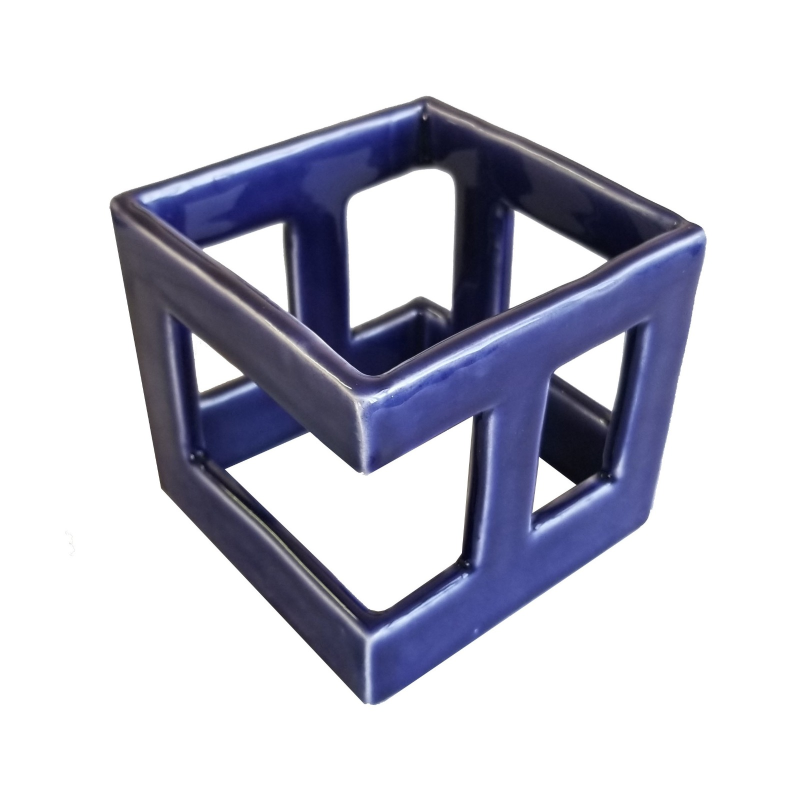
%> input picture 3d.jpg, 1600 x 1599 px (shown at 1/2 size)
$ octave lab5calibprep.m   (GNU Octave 9; MATLAB toolbox functions it lacks are replaced by stand-ins)
%> lines starting %> are read from the running program, lines starting %| are printed output that depends on the picture; in (x1, y1, x2, y2) boxes, pixels count from 0 and x2, y2 are one past the last pixel; in counts of white or black regions, pixels touching at a corner belong together; the program's own positions count from 1
img=imread("3d.jpg");
%> img is the input picture: size 1599x1600x3 uint8; mean R, G, B 199.7, 200.2, 211.4
[r,c,ch]=size(img);
%> r = 1599; c = 1600; ch = 3
if ch==3
img=rgb2gray(img);
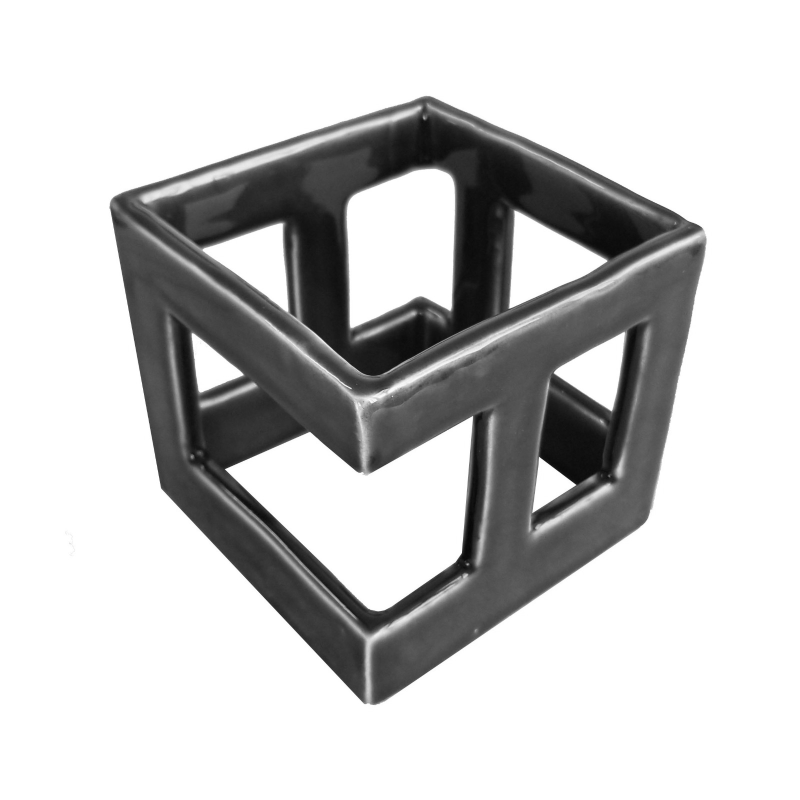
%> img: size 1599x1600 uint8 (shown at 1/2 size); min 5, max 255, mean 201.3
end
H=detectHarrisFeatures(img);
%> H = 54 points; strongest (x, y): (452, 939), (1152, 971), (1080, 916), (945, 834), (1109, 746)
%%%%%%HARRIS CORNER DETECTION%%%%%%%%%%%%
figure
imshow(img);hold on
plot(H)
title("Harris Corners");
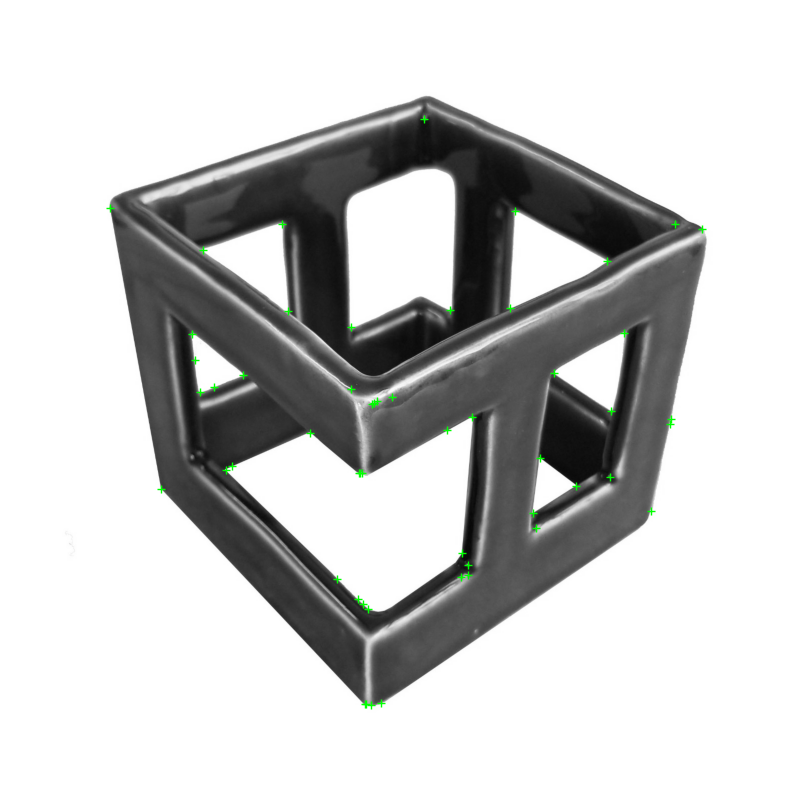
%> figure redrawn from the program's plot data; shown at 1/2 size; its title reads 'Harris Corners'

%%%%%%%%%%%%INTERSECTION OF TWO LINES %%%%%%%%%%
    figure;

    BW = edge(img, 'Canny');
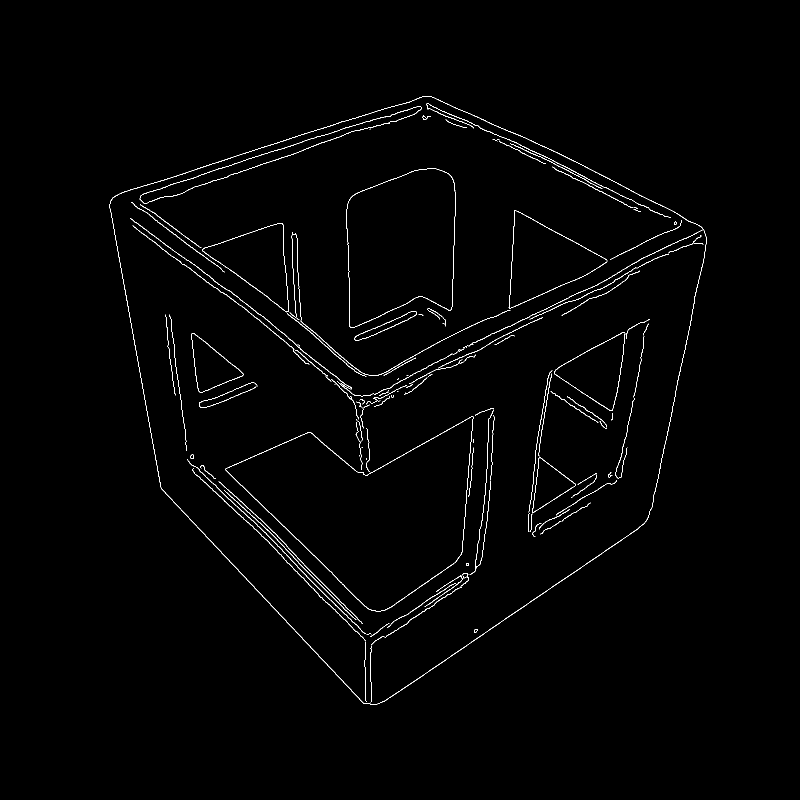
%> BW: size 1599x1600 logical (shown at 1/2 size); 1% white in thin lines or dots, all inside (x1, y1, x2, y2) = (219, 192, 1413, 1410)
    [H,T,R] = hough(BW,'RhoResolution',0.5,'Theta',-90:0.5:89);
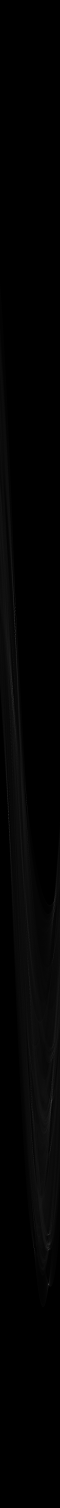
%> H: size 9045x359 double (shown at 1/6 size); min 0, max 188, mean 2.9
%> T = 359 values from -90 to 89

    P  = houghpeaks(H, 20, 'Threshold',0.5*max(H(:)));
%> P = 20 rows, first 12: [3644 94; 7707 292; 5408 325; 3797 89; 4801 160; 6624 308; 4204 74; 3670 87; 6901 302; 4111 74; 7484 204; 4179 79]
    lines = houghlines(BW,T,R,P,'FillGap',10,'MinLength',40);
%> lines = 35 lines; longest, point1 to point2 (x, y): (1117, 1166) to (799, 1384), (253, 597) to (323, 976), (692, 242) to (375, 345), (414, 1075) to (573, 1242), (945, 833) to (752, 942), (387, 944) to (541, 1088)


    imshow(img), hold on
    for k = 1:length(lines)
       xy = [lines(k).point1; lines(k).point2];
       plot(xy(:,1),xy(:,2),'LineWidth',2,'Color','green');

       plot(xy(1,1),xy(1,2),'x','LineWidth',2,'Color','yellow');
       plot(xy(2,1),xy(2,2),'x','LineWidth',2,'Color','red');
    end
%> this loop made 35 passes
%> xy on passes 1 to 12: [379 1038; 407 1067], [414 1075; 573 1242], [1117 1166; 799 1384], [692 242; 375 345], [253 597; 323 976], [1192 581; 1150 602], [1070 642; 984 685], [875 739; 833 760], [299 420; 406 499], [457 537; 557 611], [387 944; 541 1088], [636 1176; 675 1213]
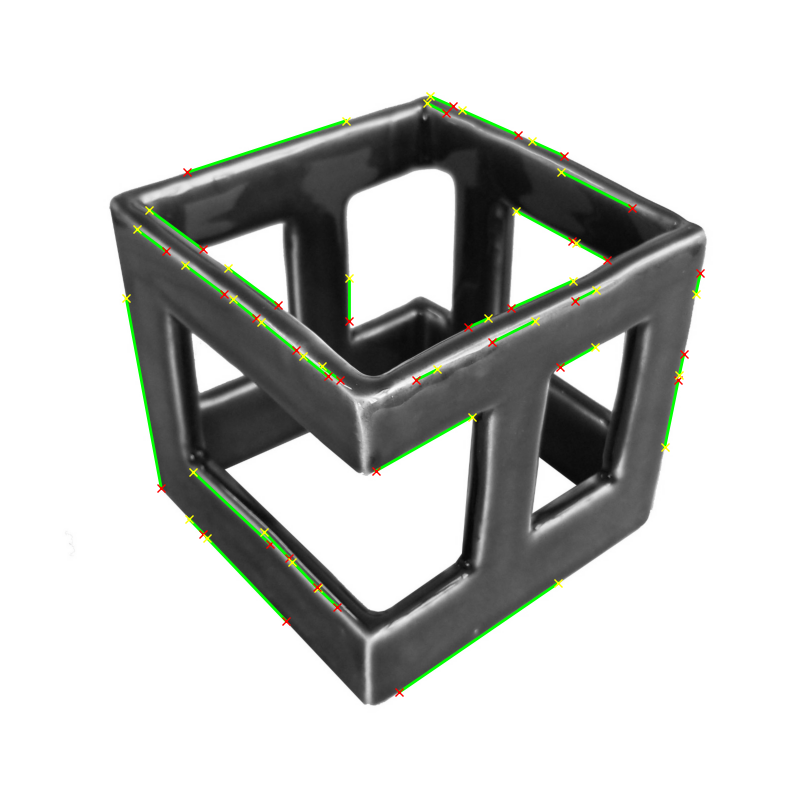
%> figure redrawn from the program's plot data; shown at 1/2 size


   %i detect my first lines as 51 95, 96 291
   %i detect my second lines  as 63 249 192 324
  l1p1=[984 685];
  l1p2=[1070 642];
  l2p1=[989 667];
  l2p2= [989 719];

  %% i get the numbers

   for i=1:length(lines)
      if isequal(lines(i).point1,l1p1) &&isequal(lines(i).point2,l1p2)
          n1=i;
      end
        if isequal(lines(i).point1,l2p1) &&isequal(lines(i).point2,l2p2)
         n2= i;
      end
   end
%> this loop made 35 passes


%> (the run ends here)
